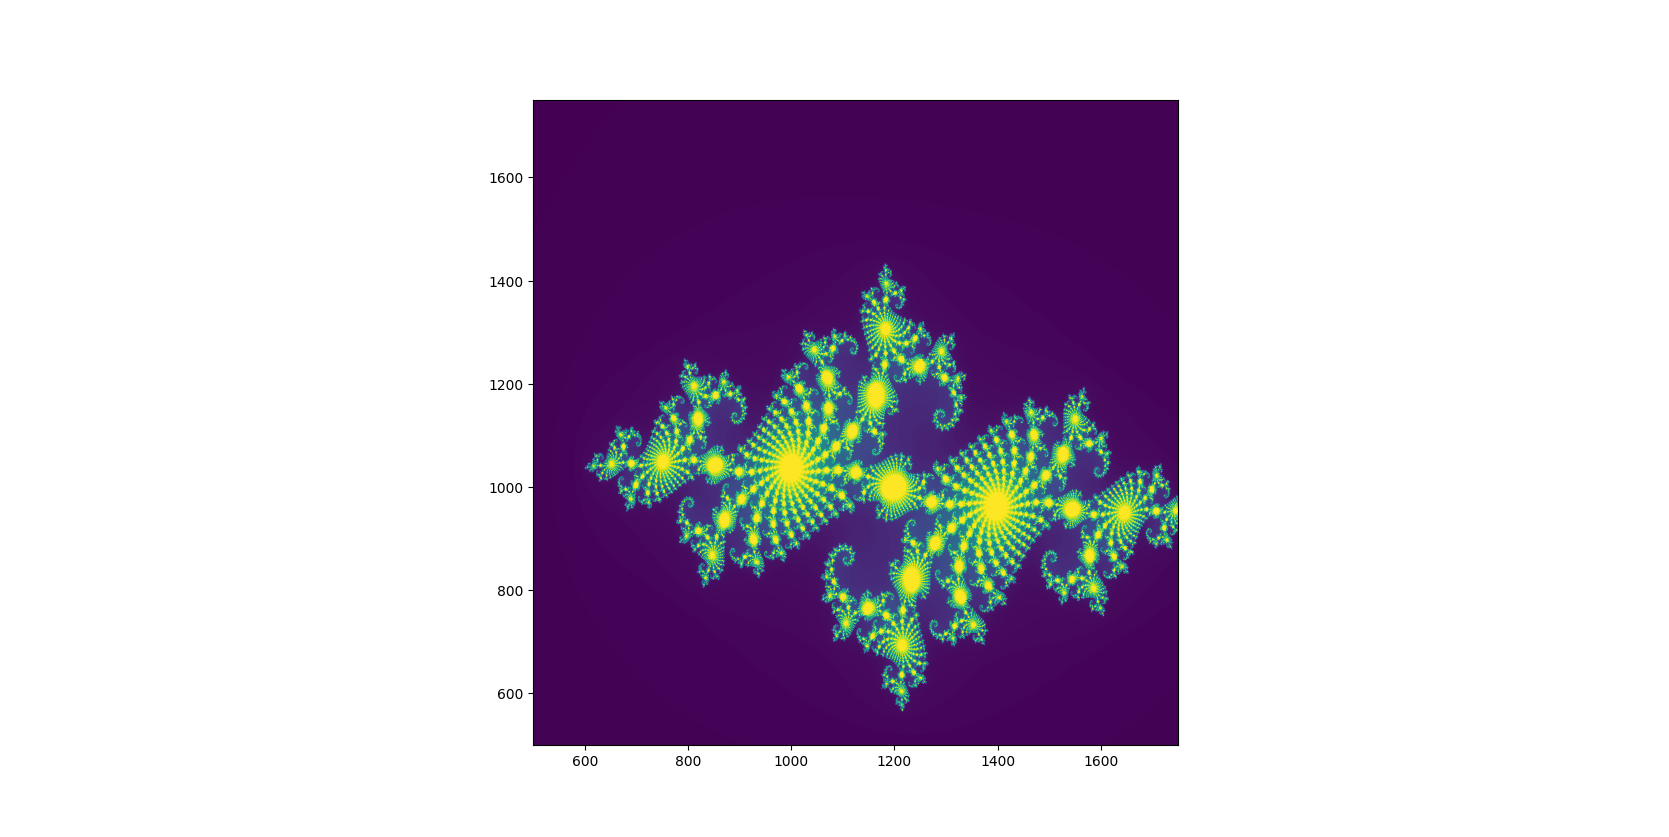

Source code (Python):
import numpy as np
import matplotlib.pyplot as plt

# define the resolution
real = 2000
imaginary = 2000

# define arrays
x_real = np.linspace(-3, 2, real)
y_imaginary = np.linspace(-2, 2, imaginary)

# get the arrays for the axes of the grid
X_real, Y_imaginary = np.meshgrid(x_real, y_imaginary)
print(X_real, Y_imaginary)

# get a complex array that represents the coordinates we want to map
C = X_real + 1j * Y_imaginary
print(C)

# array to keep track of which grid points are bounded
counter = np.zeros((real, imaginary))

# maximal number of iterations
num_iter = 200

# the complex part that should be looked at, transformed to an array
#a = 0.285 + 0.01 * 1j
a = -0.744 + 0.148 * 1j

a = np.full((real, imaginary), a)

for j in range(num_iter):
	# gives a matrix with true and false, value does not get overwritten
	boundary = abs(C) < np.maximum(2*np.ones_like(C), np.abs(a))

	# the calculation
	C[boundary] = C[boundary] ** 2 + a[boundary]

	# count the calculations that were done with the considered
	# values
	counter[boundary] = counter[boundary] + 1

plt.imshow(counter)
plt.xlim(500, 1750)
plt.ylim(500, 1750)
plt.show()
